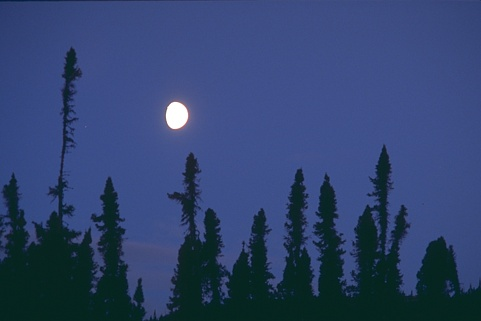
#> input picture Experiments/Image Segmentation exp - v2/238011.jpg, 481 x 321 px, found by its file name
$ jupyter execute --allow-errors 'FCM for image--GITHUB =======test======-Copy1.ipynb'   (older library calls are emulated)
#> lines starting #> are read from the running program, lines starting #| are printed output that depends on the picture; after the words box and inside, x2 and y2 are one past the last pixel; in counts of white or black regions, pixels touching at a corner belong together
### original/fuzzy_cmeans.py
import numpy as np
from scipy.linalg import norm
from scipy.spatial.distance import cdist


class FCM:
    def __init__(self, n_clusters=4, max_iter=100, m=2, error=1e-6):
        super().__init__()
        self.u, self.centers = None, None
        self.n_clusters = n_clusters
        self.max_iter = max_iter
        self.m = m
        self.error = error

    # [22 lines left out: function fit, not called in this run]

    def next_centers(self, X, u):
        um = u ** self.m
        return (X.T @ um / np.sum(um, axis=0)).transpose()

    def next_u(self, X, centers):
        return self._predict(X, centers)

    # [14 lines left out: functions _predict, predict, not called in this run]

### original/FCM for image--GITHUB =======test======-Copy1.ipynb
[cell 1]
import random

import matplotlib.pyplot as plt
import numpy as np
import seaborn as sns
from sklearn.datasets.samples_generator import make_blobs

from fuzzy_cmeans import FCM

[cell 2]
import cv2
img = cv2.imread('238011.jpg',0)
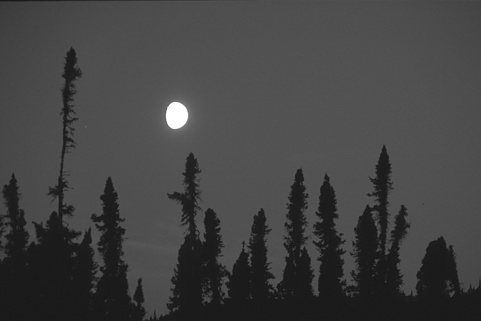
#> img: shape (321, 481); min 19, max 255, mean 66.6
e = cv2.imread('238011s.png',0)

# img = cv2.resize(img, (100,100), interpolation = cv2.INTER_AREA)
# e = cv2.resize(e, (100,100), interpolation = cv2.INTER_AREA)


ret,e = cv2.threshold(e,200,255,cv2.THRESH_BINARY)

height, width = img.shape[0],img.shape[1]
#> height = 321; width = 481
img_list = np.reshape(img, (height*width, 1))

print('eeeeeeeee',np.unique(e))
#| eeeeeeeee [None]

plt.grid(False)
plt.imshow(img, cmap='gray')
plt.show()

plt.grid(False)
#> (the rest of this cell did not finish here and is left out)

[cell 3]
# [92 lines left out: function _k_init, not called in this run]

[cell 4]
# x_squared_norms = np.row_norms(x, squared=True)

from sklearn.utils.extmath import row_norms
from sklearn.utils.extmath import row_norms, squared_norm, stable_cumsum
import scipy.sparse as sp
from sklearn.metrics.pairwise import euclidean_distances

#> (the rest of this cell did not finish here and is left out)

[cell 5]
fuzzy_cmeans2 = FCM(n_clusters=2)
#> (the rest of this cell did not finish here and is left out)

#> (a cell that did not finish here is left out)

#> (a cell that did not finish here is left out)

#> (a cell that did not finish here is left out)

[cell 9]
from sklearn.cluster import KMeans
import scipy.misc as spm
# img = spm.lena()
# img = spm.imresize(img, (100, 100))
height, width = img.shape[0],img.shape[1]

clf = KMeans(n_clusters=2, max_iter=100, random_state=0, verbose=0)

# img = cv2.resize(img, (100,100), interpolation = cv2.INTER_AREA)
# e = cv2.resize(e, (100,100), interpolation = cv2.INTER_AREA)


ret,e = cv2.threshold(e,100,255,cv2.THRESH_BINARY)

height, width = img.shape[0],img.shape[1]
img_list = np.reshape(img, (height*width, 1))


# x=img_list
print(img_list.shape)
#| (154401, 1)

clf.fit(img_list)

print(clf.labels_.shape)

print(np.unique(clf.labels_))

index2 = np.copy(clf.labels_)

[cell 10]
index2 = np.reshape(index2, (height, width))

# axes = plt.gca()
plt.imshow(index2, cmap='gray')
plt.show(block=True)
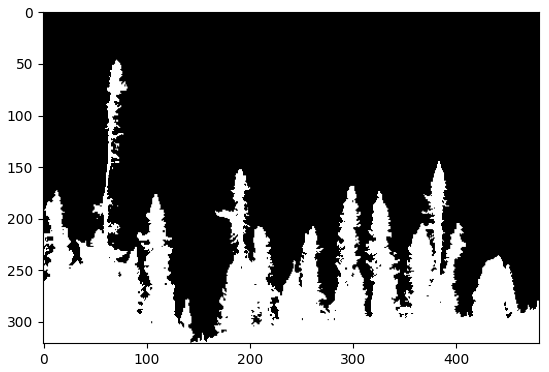
#> figure drawn by matplotlib, 1 panel

print(index2.shape)
#| (321, 481)

np.unique(index2)
#> Out = [0, 1]
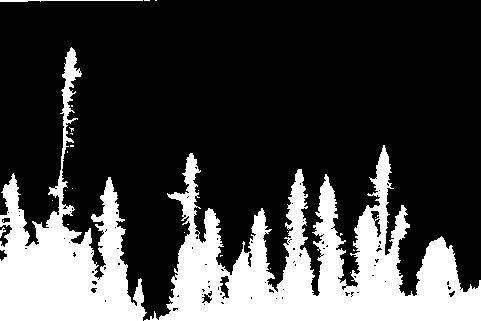
#> index2: shape (321, 481) int32; values 0 (black) and 1 (white), 25.6% white; 24 white regions (20 under 20 px), largest, box (x1, y1, x2, y2) and area: (144, 145, 481, 321) 25031, (0, 47, 147, 321) 14191, (0, 0, 143, 2) 172, (0, 227, 6, 238) 27

# index2[index2==1]=0

$ run again, with Experiments/Image Segmentation exp - v2/35070.jpg copied over Experiments/Image Segmentation exp - v2/238011.jpg
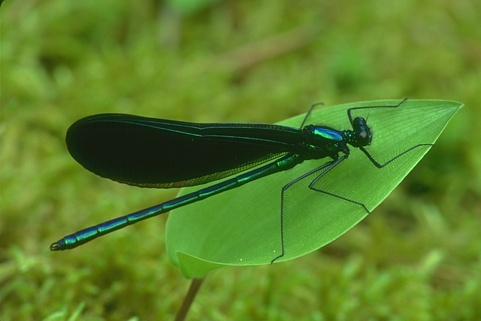
#> input picture Experiments/Image Segmentation exp - v2/35070.jpg, 481 x 321 px, found by its file name
#> `img = cv2.imread('238011.jpg',0)`:
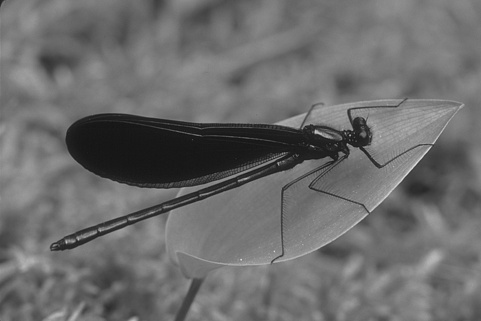
#> img: shape (321, 481); min 18, max 225, mean 108.2
#| eeeeeeeee [None]
#| (154401, 1)
#| (321, 481)
#> `np.unique(index2)`:
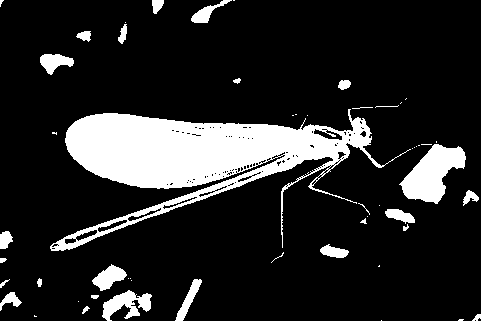
#> index2: shape (321, 481) int32; values 0 (black) and 1 (white), 15.4% white; 54 white regions (27 under 20 px), largest, box (x1, y1, x2, y2) and area: (50, 109, 411, 251) 17394, (399, 144, 466, 204) 2174, (102, 290, 152, 321) 793

$ run again, with Experiments/Image Segmentation exp - v2/41033.jpg copied over Experiments/Image Segmentation exp - v2/238011.jpg
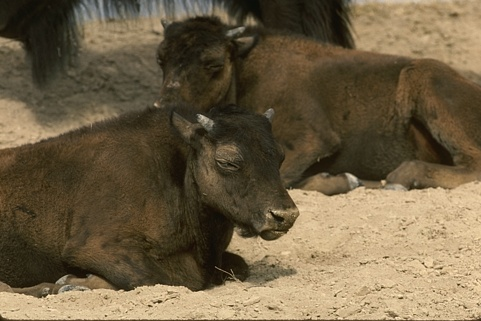
#> input picture Experiments/Image Segmentation exp - v2/41033.jpg, 481 x 321 px, found by its file name
#> `img = cv2.imread('238011.jpg',0)`:
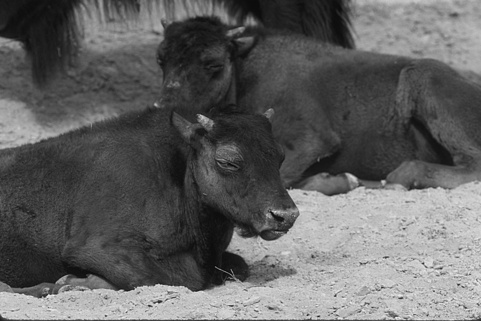
#> img: shape (321, 481); min 6, max 242, mean 97.5
#| eeeeeeeee [None]
#| (154401, 1)
#| (321, 481)
#> `np.unique(index2)`:
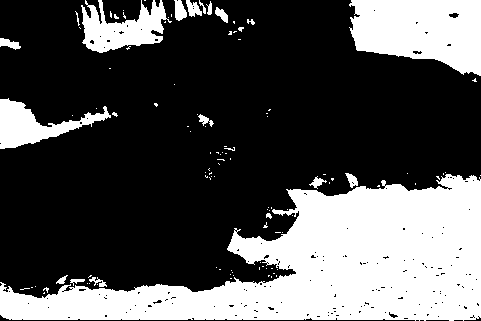
#> index2: shape (321, 481) int32; values 0 (black) and 1 (white), 32.4% white; 110 white regions (91 under 20 px), largest, box (x1, y1, x2, y2) and area: (0, 174, 481, 321) 35985, (349, 0, 481, 76) 7628, (81, 0, 172, 53) 2621

$ run again, with Experiments/Image Segmentation exp - v2/42049.jpg copied over Experiments/Image Segmentation exp - v2/238011.jpg
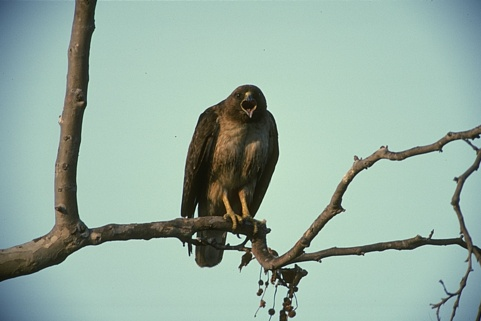
#> input picture Experiments/Image Segmentation exp - v2/42049.jpg, 481 x 321 px, found by its file name
#> `img = cv2.imread('238011.jpg',0)`:
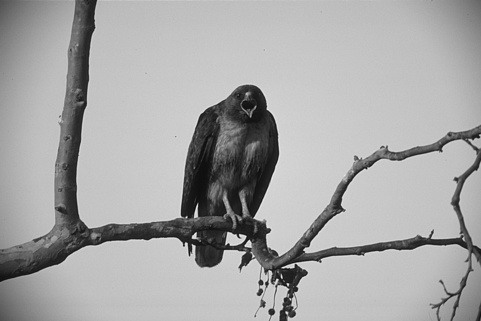
#> img: shape (321, 481); min 11, max 243, mean 166.6
#| eeeeeeeee [None]
#| (154401, 1)
#| (321, 481)
#> `np.unique(index2)`:
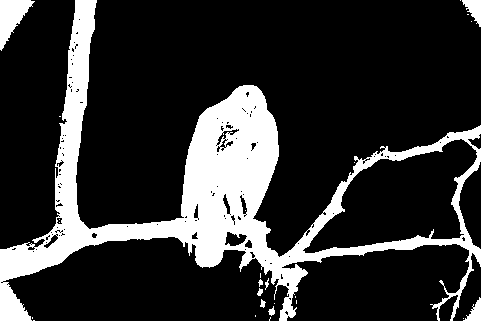
#> index2: shape (321, 481) int32; values 0 (black) and 1 (white), 19.4% white; 26 white regions (17 under 20 px), largest, box (x1, y1, x2, y2) and area: (0, 0, 481, 321) 28389, (0, 0, 35, 51) 892, (462, 0, 481, 27) 283
